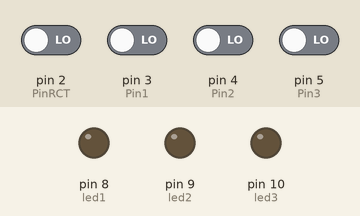
Recording of a sketch running on a simulated Arduino Uno, built with avr-gcc and run on an emulated ATmega328P. On the bench: output pins drawn as LEDs (lit = HIGH). Dashed ring = blinking. The test bench sets the inputs (shaded band); at power-on: pin 2 (PinRCT), pin 3 (Pin1), pin 4 (Pin2), pin 5 (Pin3) LOW.

Above: at 1.2 s.
1.3 s: pin 2 (PinRCT) driven HIGH
At 1.6 s:
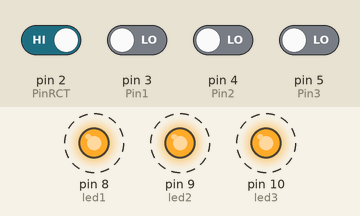
4.3 s: pin 2 (PinRCT) driven LOW
At 4.8 s:
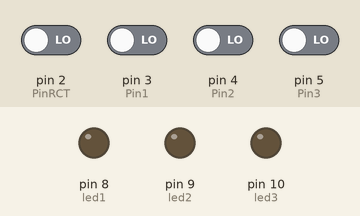
5.8 s: pin 3 (Pin1) driven HIGH
At 6.2 s:
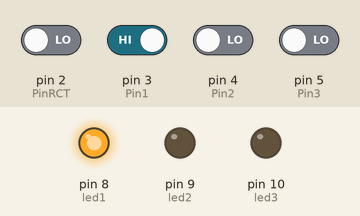
7.3 s: pin 4 (Pin2) driven HIGH
At 8.5 s:
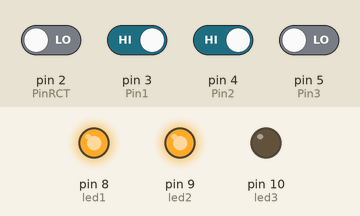
8.8 s: pin 5 (Pin3) driven HIGH
At 9.7 s:
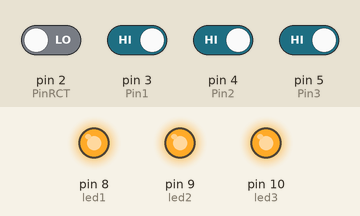
Timing chart, 0 to 11.3 s (numbered marks = the images above; inputs shaded):
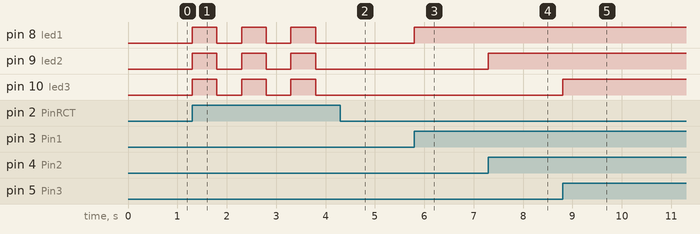

The sketch:

programacion_de_botones.ino
```cpp
const int Pin1 = 3;
const int Pin2 = 4;
const int Pin3 = 5;
const int PinRCT = 2;

const int led1 = 8;
const int led2 = 9;
const int led3 = 10;

void setup()
{
pinMode(Pin1,INPUT);
pinMode(Pin2,INPUT);
pinMode(Pin3,INPUT);
pinMode(PinRCT,INPUT);

pinMode(led1,OUTPUT);
pinMode(led2,OUTPUT);
pinMode(led3,OUTPUT);

}
void loop ()
{
if(digitalRead(Pin1) == 1)
{
  digitalWrite(led1,1);
digitalRead(Pin2) == 0;

digitalRead(Pin3) == 0;
  }

  if (digitalRead(Pin2) == 1)
{
    digitalWrite(led2,1);
digitalRead(Pin1) == 0;

digitalRead(Pin3) == 0;
  }

if (digitalRead(Pin3) == 1)
{
  digitalWrite(led3,1);
  digitalRead(Pin1) == 0;

  digitalRead(Pin2) == 0;
}

if ( digitalRead(PinRCT) == 1)
 {
  digitalRead(Pin1) == 0;

  digitalRead(Pin2) == 0;

  digitalRead(Pin3) == 0;


  digitalWrite(led1,1);
  digitalWrite(led2,1);
  digitalWrite(led3,1);
delay(500);
  digitalWrite(led1,0);
  digitalWrite(led2,0);
  digitalWrite(led3,0);
delay(500);
  }
}
```

Measured:
- after the input at 1.3 s, pin 8 (led1), pin 9 (led2), pin 10 (led3): alternates HIGH for 0.50 s and LOW for 0.50 s, starting at once
- after the input at 4.3 s, pin 8 (led1), pin 9 (led2), pin 10 (led3): stays LOW (without the input it goes to HIGH after 0.00 s)
- after the input at 5.8 s, pin 8 (led1): LOW → HIGH at once
- after the input at 7.3 s, pin 9 (led2): LOW → HIGH at once
- after the input at 8.8 s, pin 10 (led3): LOW → HIGH at once
